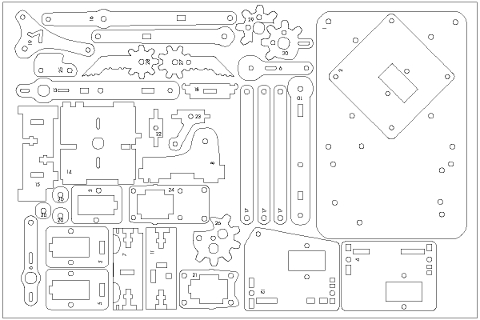
#> input picture sources/9장/images/robot_arm1.jpg, 480 x 320 px; the run also reads 1 picture not shown here
$ python ex9-7.py
#> lines starting #> are read from the running program, lines starting #| are printed output that depends on the picture; after the words box and inside, x2 and y2 are one past the last pixel; in counts of white or black regions, pixels touching at a corner belong together
import cv2
import numpy as np

img1 = cv2.imread('images/robot_arm1.jpg', cv2.IMREAD_GRAYSCALE)
#> img1 is the input picture: shape (320, 480); min 0, max 255, mean 244.4
img2 = cv2.imread('images/robot_arm2.jpg', cv2.IMREAD_GRAYSCALE)

# 절대값 차 연산
diff = cv2.absdiff(img1, img2)
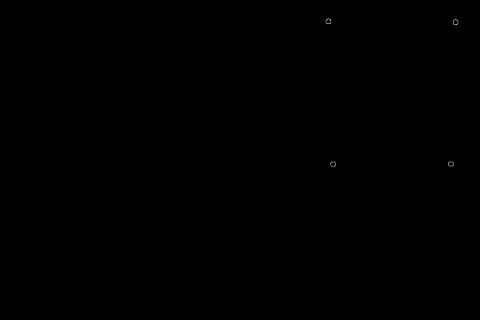
#> diff: shape (320, 480); min 0, max 183, mean 0.1

# 차 영상의 결과를 빨간색으로 표시
spot = cv2.imread('images/robot_arm1.jpg')
spot[diff > 0] = [0,0,255]
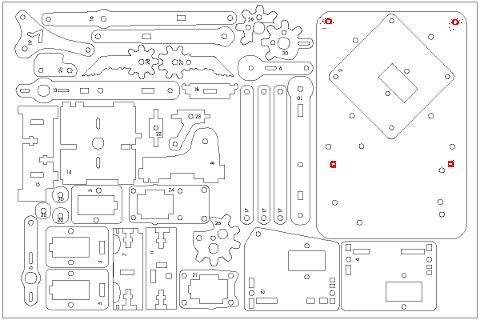
#> spot: shape (320, 480, 3); 0.09% of pixels changed, all inside (x1, y1, x2, y2) = (320, 17, 463, 168)

# 결과 영상 출력
cv2.imshow('img1', img1)
cv2.imshow('img2', img2)
cv2.imshow('diff', diff)
cv2.imshow('spot', spot)
cv2.waitKey()
cv2.destroyAllWindows()
